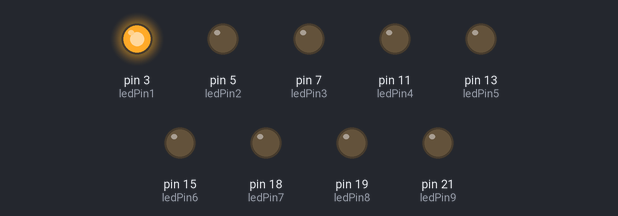
Simulated run of this program. Board: Raspberry Pi (header pin numbers). Parts: output pins drawn as LEDs (lit = HIGH).

Above: at 0.1 s.
At 1.1 s:
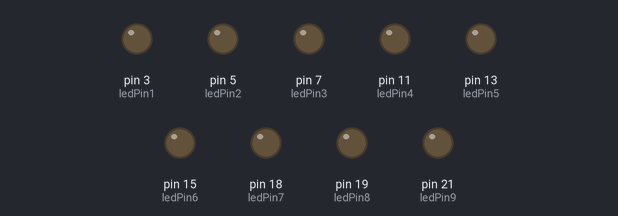
At 2.1 s:
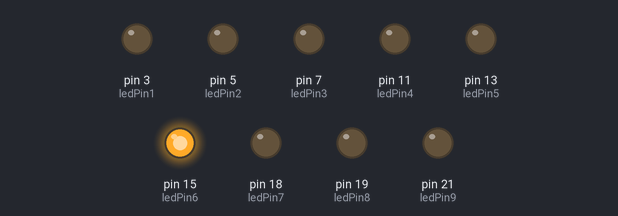
At 4.1 s:
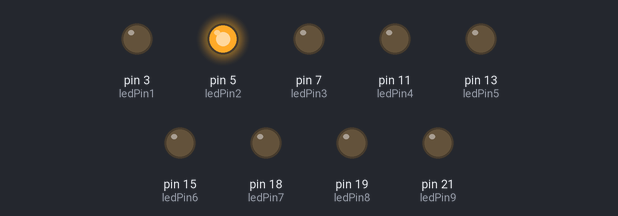
At 6.1 s:
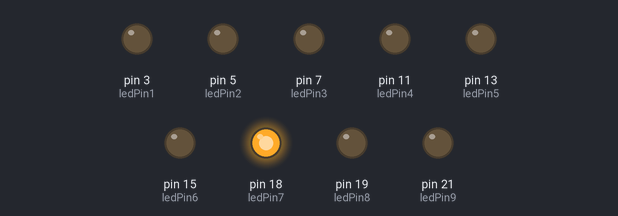
At 8.1 s:
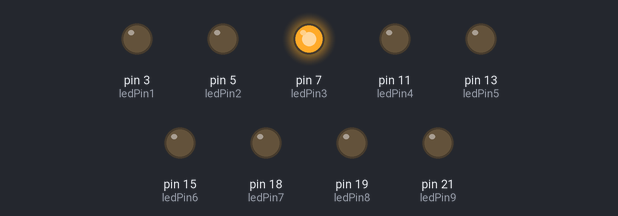
Timing chart, 0 to 8.4 s (numbered marks = the images above):
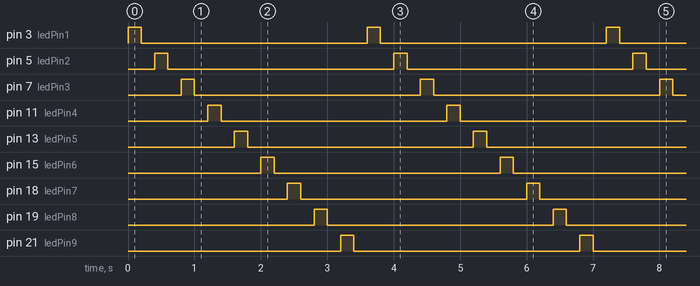

Measured:
- by itself, pin 3 (ledPin1), pin 5 (ledPin2), pin 7 (ledPin3), pin 11 (ledPin4), pin 13 (ledPin5), pin 15 (ledPin6), pin 18 (ledPin7), pin 19 (ledPin8), pin 21 (ledPin9): alternates HIGH for 0.20 s and LOW for 3.4 s
- by itself, everything shown: repeats every 3.6 s, in 18 steps

The program:

9led_blink.py
```python
import RPi.GPIO as GPIO
import time

GPIO.setwarnings(False)

ledPin1 = 3
ledPin2 = 5
ledPin3 = 7

ledPin4 = 11
ledPin5 = 13
ledPin6 = 15

ledPin7 = 18
ledPin8 = 19
ledPin9 = 21

GPIO.setmode(GPIO.BOARD)
# Setup led pin 1
GPIO.setup(ledPin1, GPIO.OUT)
GPIO.output(ledPin1, GPIO.LOW)
# Setup led pin 2
GPIO.setup(ledPin2, GPIO.OUT)
GPIO.output(ledPin2, GPIO.LOW)
# Setup led pin 3
GPIO.setup(ledPin3, GPIO.OUT)
GPIO.output(ledPin3, GPIO.LOW)

# Setup led pin 4
GPIO.setup(ledPin4, GPIO.OUT)
GPIO.output(ledPin4, GPIO.LOW)

# Setup led pin 5
GPIO.setup(ledPin5, GPIO.OUT)
GPIO.output(ledPin5, GPIO.LOW)

# Setup led pin 6
GPIO.setup(ledPin6, GPIO.OUT)
GPIO.output(ledPin6, GPIO.LOW)

# Setup led pin 6
GPIO.setup(ledPin6, GPIO.OUT)
GPIO.output(ledPin6, GPIO.LOW)

# Setup led pin 7
GPIO.setup(ledPin7, GPIO.OUT)
GPIO.output(ledPin7, GPIO.LOW)


# Setup led pin 8
GPIO.setup(ledPin8, GPIO.OUT)
GPIO.output(ledPin8, GPIO.LOW)

# Setup led pin 9
GPIO.setup(ledPin9, GPIO.OUT)
GPIO.output(ledPin9, GPIO.LOW)


while True:
    GPIO.output(ledPin1, GPIO.HIGH)
    time.sleep(0.2)
    GPIO.output(ledPin1, GPIO.LOW)
    time.sleep(0.2)

    GPIO.output(ledPin2, GPIO.HIGH)
    time.sleep(0.2)
    GPIO.output(ledPin2, GPIO.LOW)
    time.sleep(0.2)

    GPIO.output(ledPin3, GPIO.HIGH)
    time.sleep(0.2)
    GPIO.output(ledPin3, GPIO.LOW)
    time.sleep(0.2)

    GPIO.output(ledPin4, GPIO.HIGH)
    time.sleep(0.2)
    GPIO.output(ledPin4, GPIO.LOW)
    time.sleep(0.2)

    GPIO.output(ledPin5, GPIO.HIGH)
    time.sleep(0.2)
    GPIO.output(ledPin5, GPIO.LOW)
    time.sleep(0.2)

    GPIO.output(ledPin6, GPIO.HIGH)
    time.sleep(0.2)
    GPIO.output(ledPin6, GPIO.LOW)
    time.sleep(0.2)

    GPIO.output(ledPin7, GPIO.HIGH)
    time.sleep(0.2)
    GPIO.output(ledPin7, GPIO.LOW)
    time.sleep(0.2)

    GPIO.output(ledPin8, GPIO.HIGH)
    time.sleep(0.2)
    GPIO.output(ledPin8, GPIO.LOW)
    time.sleep(0.2)

    GPIO.output(ledPin9, GPIO.HIGH)
    time.sleep(0.2)
    GPIO.output(ledPin9, GPIO.LOW)
    time.sleep(0.2)


GPIO.cleanup();
```
